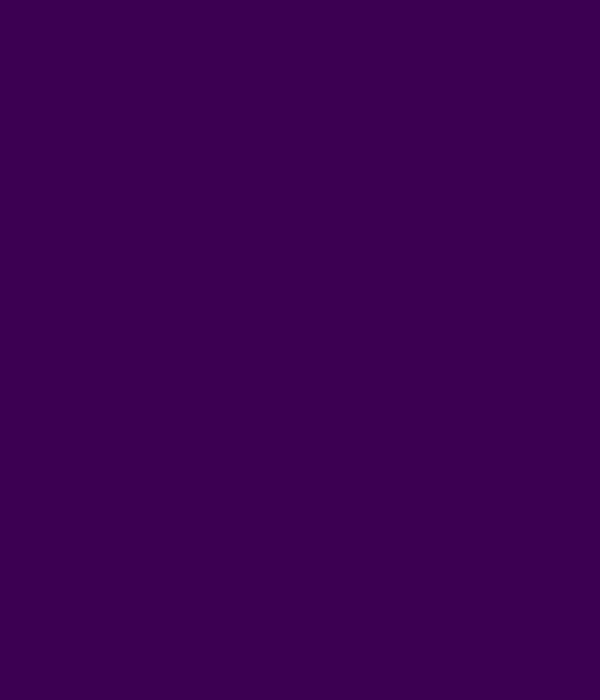
Frame 1 (no input)
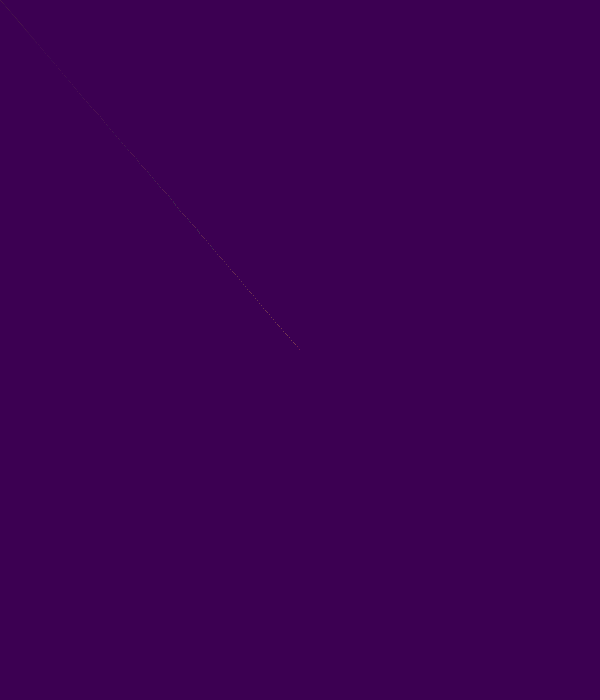
Frame 60 (the mouse pressed at the canvas centre just before this capture)
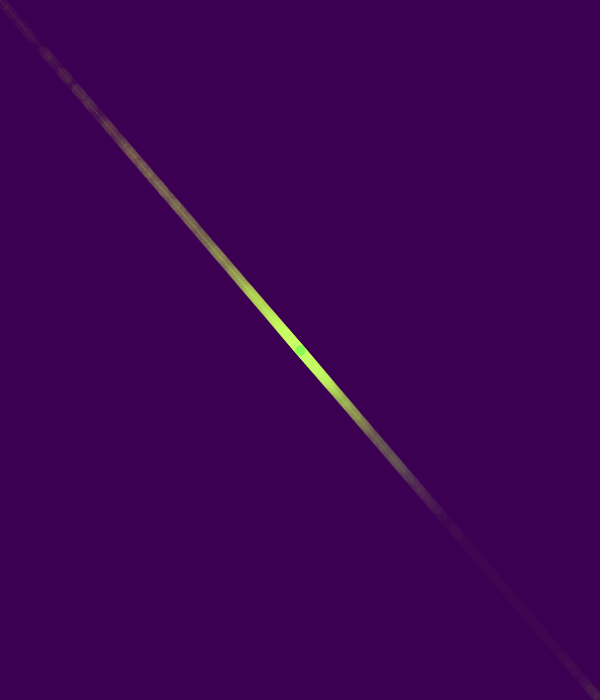
Frame 120 (the mouse held since frame 60 and released just before this capture)

The Processing sketch that drew these frames (run headless with seeded random() and noise(); from frame 60 on, the mouse is pressed at the canvas centre):

// Processing sketch: processing_4100
// ── processing_4100.pde

ArrayList list; 

float r, g, b, variable = 10; 
float size = 8; 
float sizeNorm = 4; 
 
PGraphics lineas; 
 
void setup() { 
  size(600, 700); 
  background(#3C0052); 
  r = random(355);  
  g = random(255); 
  b = random(100); 
  list = new ArrayList(); 

  lineas = createGraphics(width, height, JAVA2D); 
  lineas.smooth(); 

} 
int k; 
int m = -22; 
 
void draw() { 
  list.add(new Ball(width/2, height/2, 0, 0, r, g, b, variable / 2)); 
  r += random(-variable, variable); 
  g += random(-variable, variable); 
  b += random(-variable, variable); 
     
  if(mousePressed) {
   if(mouseButton == LEFT) sizeNorm += 1; 
   else sizeNorm = max(sizeNorm-1, 0); 
  } 
   
  m =5;
  if(keyPressed) { 
    if(key == 'l') { 
      m = -5; 
    } 
  } 
  k = (int)random(list.size()); 
   
  lineas.beginDraw(); 
  lineas.background(0, .8); 
  for(int a = 0; a < list.size(); a++) { 
    Ball b = (Ball) list.get(a); 
    b.run(); 
  } 
  Ball b = (Ball) list.get(k); 
  size = min(sizeNorm/dist(b.x, b.y, mouseX, mouseY), 10); 
  if(keyPressed & key == 'k') { 
    size = 4; 
  } 
  for(int a = 0; a < list.size(); a++) { 
    b = (Ball) list.get(a); 
    b.show(); 
  } 
  lineas.endDraw(); 
  image(lineas, 0,0); 
} 
 
class Ball { 
  float x, y, dx, dy;  
  float ox, oy; 
  float r, g, b, variable; 
   
  Ball(float x, float y, float dx, float dy, float r, float g, float b, float v) { 
    this.x = x; 
    this.y = y; 
    this.dx = dx; 
    this.dy = dy; 
    this.r = r; 
    this.g = g; 
    this.b = b; 
    variable = v; 
  }   
   
  void run() { 
    ox = x; 
    oy = y; 
//    x += dx; 
//    y += dy; 
//    dx += (mouseX-x)/100; 
//    dy += (mouseY-y)/100; 
    float ang = atan2(mouseY-y, mouseX-x); 
    float dist = dist(x, y, mouseX, mouseY); 
    if(dist == 0) return; 
    x += 25*cos(ang)/sqrt(dist)*m; 
    y += 25*sin(ang)/sqrt(dist)*m; 
//    size = 10/dist; 
  } 
   
  void show() { 
    r += random(-variable, variable); 
    g += random(-variable, 250); 
    b += random(-variable, variable); 
    lineas.strokeWeight(size); 
    lineas.stroke(color(r, g, b, variable)); 
    lineas.line(x, y, ox, oy); 
  } 
} 
